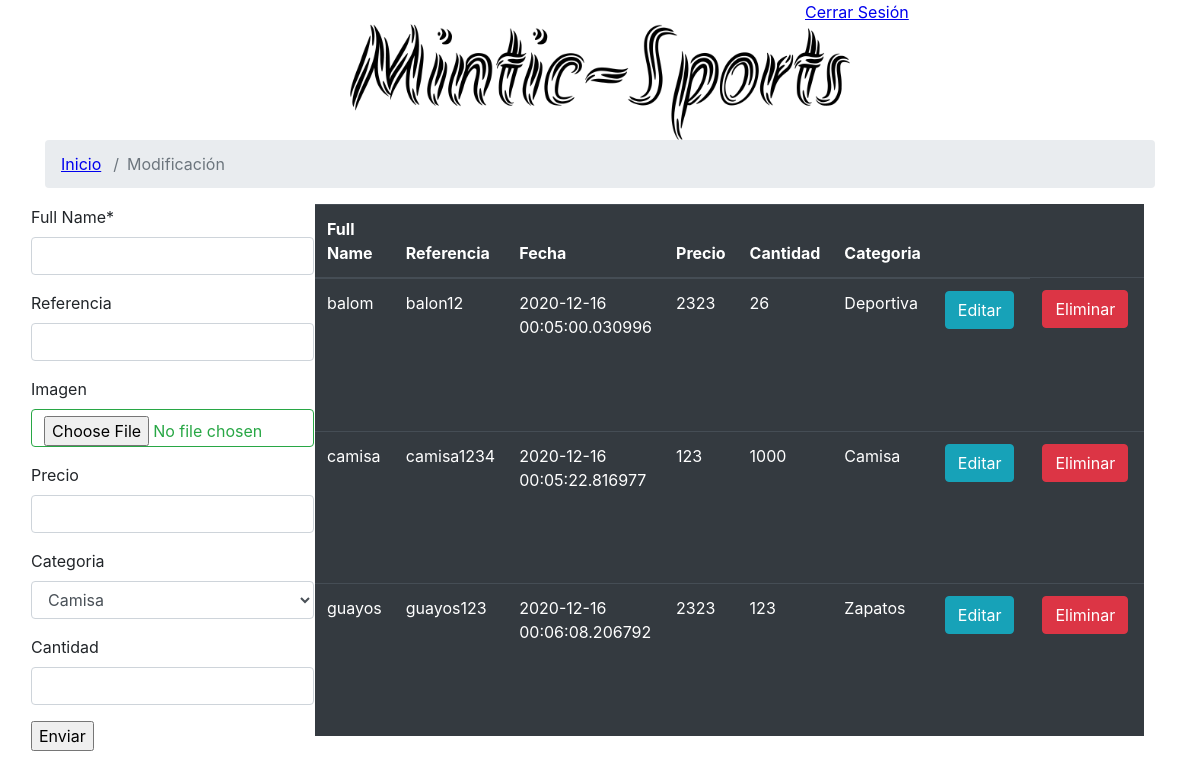
/modificacion (signed in), run on the app's committed database.
### tables this page shows
CREATE TABLE productos (id INTEGER PRIMARY KEY AUTOINCREMENT, nombre TEXT (25), cantidad INTEGER (35), creatad DATE, referencia_cog TEXT (35), img TEXT (100), precio INTEGER, categoria TEXT);

### app.py (the view)
@app.route('/modificacion/<string:mensaje>', methods=['GET', 'POST'])
@app.route('/modificacion', methods=['GET', 'POST'])
def mod(mensaje=None):  # esto sirve para unir las páginas
    titulo = "Administración de Stock"
    if 'username' in session:
        username = session['username']
        if request.method == 'POST':
            try:
                fullName = request.form['fullName']
                empCode = request.form['empCode']
                precio = request.form['precio']
                cantidad = request.form['cantidad']
                categoria = request.form['categoria']
                f = request.files["getimage"]
                if allowed_file(f.filename):
                    now = datetime.now()
                    filename = secure_filename(str(now)+str(f.filename))
                    f.save(os.path.join(app.config['UPLOAD_FOLDER'], filename))
                    mensaje = sqlNewProduct(fullName, int(
                        cantidad), now, empCode, filename, int(precio), categoria)
                    return redirect(url_for('mod'))
                else:
                    mensaje = "extencion no valida"
                    return render_template('tablaAdmin.html', titulo=titulo, mensaje=mensaje)
            except:
                return render_template('tablaAdmin.html', titulo=titulo)
        else:
            productos = sqlListProduct()
            return render_template('tablaAdmin.html', titulo=titulo, productos=productos)
    else:
        return redirect(url_for('login'))

### app.py (called while the page is built)
def sqlListProduct():
    conex = conexion.get_db()
    cur = conex.cursor()
    sql = "SELECT * FROM productos"
    cur.execute(sql)
    productos = cur.fetchall()
    conex.close()
    return productos

### conexion.py (called while the page is built)
def get_db():
    try:
        con=sqlite3.connect('sport.db')
        return con
    except :
        print('Error al conectar DB..')

### templates/tablaAdmin.html (shortened to what this page needs)
{% extends "ShemaPage.html" %} {% block contenido %}
<link rel="stylesheet" href="{{url_for('static',filename='css/tablaD.css')}}">
<div class="container">
    <div class="row">
        <div class="col-md-4 ml-auto">
            <a href="/cerrarsesion">Cerrar Sesión</a>
        </div>
    </div>
    <img src="{{url_for('static',filename='img/nombre.png')}}" class="rounded mx-auto d-block" alt="Logo Mintic">
    <nav aria-label="breadcrumb">
        <ol class="breadcrumb">
            <li class="breadcrumb-item"><a href="/portalAdmin">Inicio</a></li>
            <li class="breadcrumb-item active" aria-current="page">Modificación</li>
        </ol>
    </nav>
    <div class="row">
        <table class="col-3">
            <tr>
                <td>
                    {%if productoB%}
                    <form method="POST" action="/editarproducto" enctype="multipart/form-data" tocomplete="off">
                        <input type="hidden" id="id" name="id" value="{{id}}">
                        <div class="form-group">
                            <label for="fullName">Full Name*</label><label class="validation-error hide" id="fullNameValidationError">This field is required.</label>
                            <input type="text" value="{{productoB[1]}}" name="fullName" id="fullName" class="form-control">
                        </div>
                        <div class="form-group">
                            <label for="empCode">Referencia</label>
                            <input type="text" value="{{productoB[4]}}" name="empCode" id="empCode" class="form-control">
                        </div>
                        <div class="form-group">
                            <label for="getimage">Imagen</label>
                            <input style="width: 216px;" type="file" id="getimage" name="getimage" class="btn btn-outline-success">
                            <input type="hidden" id="img" name="img" value="{{productoB[5]}}">
                            <img style="width: 50px;
                                height: 50px;" src="../static/upload/{{productoB[5]}}">
                        </div>
                        <div class="form-group">
                            <label for="precio">Precio</label>
                            <input type="number" value="{{productoB[6]}}" name="precio" id="precio" class="form-control">
                        </div>
                        <div class="form-group">
                            <label for="categoria">Categoria</label>
                            <select class="form-control " id="categoria" name="categoria">
                                <option value="{{productoB[7]}}">{{productoB[7]}}</option>
                                <option value="Camisa">Camisa</option>
                                <option value="Deportiva">Deportiva</option>
                                <option value="Zapatos">Zapatos</option>
                            </select>
                        </div>
                        <div class="form-group">
                            <label for="cantidad">Cantidad</label>
                            <input type="number" value="{{productoB[2]}}" name="cantidad" id="cantidad" class="form-control">
                        </div>
                        <div class="form-action-buttons">
                            <input type="submit" value="Enviar">
                        </div>
                    </form>
                    {%else%}
                    <form method="POST" action="/modificacion" enctype="multipart/form-data" tocomplete="off">
                        <div class="form-group">
                            <label for="fullName">Full Name*</label><label class="validation-error hide" id="fullNameValidationError">This field is required.</label>
                            <input type="text" name="fullName" id="fullName" class="form-control">
                        </div>
                        <div class="form-group">
                            <label for="empCode">Referencia</label>
                            <input type="text" name="empCode" id="empCode" class="form-control">
                        </div>
                        <div class="form-group">
                            <label for="getimage">Imagen</label>
                            <input type="file" id="getimage" name="getimage" class=" form-control btn btn-outline-success">
                        </div>
                        <div class="form-group">
                            <label for="precio">Precio</label>
                            <input type="number" name="precio" id="precio" class="form-control">
                        </div>
                        <div class="form-group">
                            <label for="categoria">Categoria</label>
                            <select class="form-control " id="categoria" name="categoria">
                                    <option value="Camisa">Camisa</option>
                                </select>
                        </div>
                        <div class="form-group">
                            <label for="cantidad">Cantidad</label>
                            <input type="number" name="cantidad" id="cantidad" class="form-control">
                        </div>
                        <div class="form-action-buttons">
                            <input type="submit" value="Enviar">
                        </div>
                    </form>
                    {%endif%}
                </td>
            </tr>
        </table>
        <table class="list table table-hover table-dark col-8" id="employeeList">
            <thead>
                <tr>
                    <th scope="col">Full Name</th>
                    <th scope="col">Referencia</th>
                    <th scope="col">Fecha</th>
                    <th scope="col">Precio</th>
                    <th scope="col">Cantidad</th>
                    <th scope="col">Categoria</th>
                    <th scope="col"></th>
                </tr>
            </thead>
            <tbody>
                {%if productos%} {% for product in productos %}
                <tr id='{% print(product[0]) %}'>
                    <td>{% print(product[1]) %}</td>
                    <td>{% print(product[4]) %}</td>
                    <td>{% print(product[3]) %}</td>
                    <td>{% print(product[6]) %}</td>
                    <td>{% print(product[2]) %}</td>
                    <td>{% print(product[7]) %}</td>
                    <td><a href="/editarproducto/id={% print(product[0]) %}"><button class="btn btn-info">Editar</button></a></td>
                    <td><a href="/eliminarProducto/id={% print(product[0]) %}/img={%print(product[5])%}"><button class="btn btn-danger">Eliminar</button></a></td>
                </tr>
                {% endfor %} {% endif %}
            </tbody>
        </table>
    </div>
</div>
{% endblock %}

### templates/ShemaPage.html (shortened to what this page needs)
<!DOCTYPE html>
<html lang="es">
<head>
    <link rel="stylesheet" type="text/css" href="https://cdn.datatables.net/v/dt/dt-1.10.22/af-2.3.5/b-1.6.5/cr-1.5.3/fc-3.3.2/fh-3.1.7/kt-2.5.3/r-2.2.6/rg-1.1.2/rr-1.2.7/sc-2.0.3/sb-1.0.1/sp-1.2.2/sl-1.3.1/datatables.min.css" />
    <link rel="stylesheet" href="https://cdn.jsdelivr.net/npm/bootstrap@4.5.3/dist/css/bootstrap.min.css">
    <link rel="stylesheet" href="https://cdn.datatables.net/1.10.22/css/jquery.dataTables.min.css">
</head>
<body>
    {% block contenido %} {% endblock %}
</body>
</html>

### static/css/tablaD.css (style rules this page uses)
body { background: url(../img/backgroud.png); background-size: cover; }
table.list { width:100%; }
a { cursor: pointer; text-decoration: underline; color: #0000ee; margin-right: 4px; }
img { width: 45%; }

### data on the page
productos: nombre "balom", referencia_cog "balon12", creatad "2020-12-16 00:05:00.030996", precio "2323", cantidad "26", categoria "Deportiva"
productos: nombre "camisa", referencia_cog "camisa1234", creatad "2020-12-16 00:05:22.816977", precio "123", cantidad "1000", categoria "Camisa"
productos: nombre "guayos", referencia_cog "guayos123", creatad "2020-12-16 00:06:08.206792", precio "2323", cantidad "123", categoria "Zapatos"
